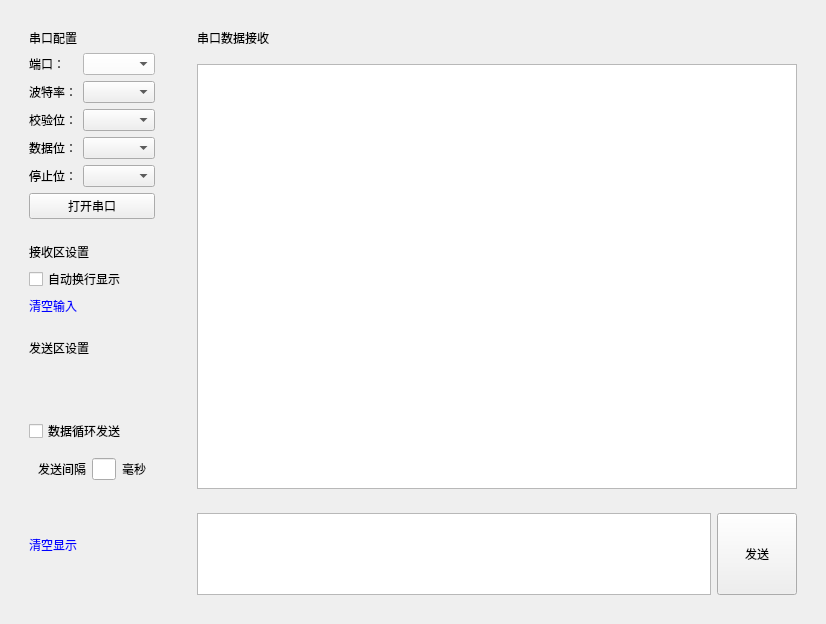
<?xml version="1.0" encoding="UTF-8"?>
<ui version="4.0">
 <class>SerialWidgt</class>
 <widget class="QWidget" name="SerialWidgt">
  <property name="geometry">
   <rect>
    <x>0</x>
    <y>0</y>
    <width>800</width>
    <height>600</height>
   </rect>
  </property>
  <property name="windowTitle">
   <string>Form</string>
  </property>
  <property name="autoFillBackground">
   <bool>false</bool>
  </property>
  <property name="styleSheet">
   <string notr="true"/>
  </property>
  <layout class="QHBoxLayout" name="horizontalLayout_2">
   <item>
    <widget class="QWidget" name="widget_11" native="true">
     <property name="maximumSize">
      <size>
       <width>300</width>
       <height>16777215</height>
      </size>
     </property>
     <layout class="QVBoxLayout" name="verticalLayout_9">
      <item>
       <widget class="QWidget" name="widget" native="true">
        <property name="maximumSize">
         <size>
          <width>16777215</width>
          <height>600</height>
         </size>
        </property>
        <layout class="QGridLayout" name="gridLayout">
         <item row="5" column="0">
          <widget class="QLabel" name="label_6">
           <property name="text">
            <string>停止位：</string>
           </property>
          </widget>
         </item>
         <item row="2" column="1">
          <widget class="QComboBox" name="comboBox_Baudrate"/>
         </item>
         <item row="3" column="1">
          <widget class="QComboBox" name="comboBox_Checkoutbit"/>
         </item>
         <item row="1" column="1">
          <widget class="QComboBox" name="comboBox_Port">
           <property name="styleSheet">
            <string notr="true">background-color: rgb(255, 255, 255);</string>
           </property>
          </widget>
         </item>
         <item row="3" column="0">
          <widget class="QLabel" name="label_4">
           <property name="text">
            <string>校验位：</string>
           </property>
          </widget>
         </item>
         <item row="4" column="0">
          <widget class="QLabel" name="label_5">
           <property name="text">
            <string>数据位：</string>
           </property>
          </widget>
         </item>
         <item row="0" column="0">
          <widget class="QLabel" name="label">
           <property name="text">
            <string>串口配置</string>
           </property>
          </widget>
         </item>
         <item row="1" column="0">
          <widget class="QLabel" name="label_2">
           <property name="text">
            <string>端口：</string>
           </property>
          </widget>
         </item>
         <item row="4" column="1">
          <widget class="QComboBox" name="comboBox_Databit"/>
         </item>
         <item row="2" column="0">
          <widget class="QLabel" name="label_3">
           <property name="text">
            <string>波特率：</string>
           </property>
          </widget>
         </item>
         <item row="5" column="1">
          <widget class="QComboBox" name="comboBox_Stopbit"/>
         </item>
         <item row="6" column="0" colspan="2">
          <widget class="QPushButton" name="pushButton_Serialopen">
           <property name="text">
            <string>打开串口</string>
           </property>
          </widget>
         </item>
        </layout>
       </widget>
      </item>
      <item>
       <widget class="QWidget" name="widget_2" native="true">
        <property name="maximumSize">
         <size>
          <width>16777215</width>
          <height>400</height>
         </size>
        </property>
        <layout class="QVBoxLayout" name="verticalLayout_2">
         <item>
          <widget class="QLabel" name="label_7">
           <property name="text">
            <string>接收区设置</string>
           </property>
          </widget>
         </item>
         <item>
          <widget class="QCheckBox" name="checkBox_serialShowNewline">
           <property name="text">
            <string>自动换行显示</string>
           </property>
          </widget>
         </item>
         <item>
          <widget class="QMyLabel" name="label_Sclearsend">
           <property name="styleSheet">
            <string notr="true">color: rgb(0, 0, 255);</string>
           </property>
           <property name="text">
            <string>清空输入</string>
           </property>
          </widget>
         </item>
        </layout>
       </widget>
      </item>
      <item>
       <widget class="QWidget" name="widget_3" native="true">
        <property name="maximumSize">
         <size>
          <width>16777215</width>
          <height>400</height>
         </size>
        </property>
        <layout class="QVBoxLayout" name="verticalLayout_3">
         <item>
          <widget class="QLabel" name="label_9">
           <property name="maximumSize">
            <size>
             <width>16777215</width>
             <height>100</height>
            </size>
           </property>
           <property name="text">
            <string>发送区设置</string>
           </property>
          </widget>
         </item>
         <item>
          <spacer name="verticalSpacer_2">
           <property name="orientation">
            <enum>Qt::Vertical</enum>
           </property>
           <property name="sizeType">
            <enum>QSizePolicy::Fixed</enum>
           </property>
           <property name="sizeHint" stdset="0">
            <size>
             <width>20</width>
             <height>56</height>
            </size>
           </property>
          </spacer>
         </item>
         <item>
          <widget class="QCheckBox" name="checkBox_serialSendCycle">
           <property name="text">
            <string>数据循环发送</string>
           </property>
          </widget>
         </item>
         <item>
          <widget class="QWidget" name="widget_14" native="true">
           <property name="sizePolicy">
            <sizepolicy hsizetype="Preferred" vsizetype="Preferred">
             <horstretch>100</horstretch>
             <verstretch>100</verstretch>
            </sizepolicy>
           </property>
           <property name="maximumSize">
            <size>
             <width>175</width>
             <height>16777215</height>
            </size>
           </property>
           <layout class="QHBoxLayout" name="horizontalLayout_4">
            <item>
             <widget class="QLabel" name="label_8">
              <property name="text">
               <string>发送间隔</string>
              </property>
             </widget>
            </item>
            <item>
             <widget class="QLineEdit" name="lineEdit_interal"/>
            </item>
            <item>
             <widget class="QLabel" name="label_10">
              <property name="text">
               <string>毫秒</string>
              </property>
             </widget>
            </item>
           </layout>
          </widget>
         </item>
         <item>
          <widget class="QMyLabel" name="label_Sclear">
           <property name="enabled">
            <bool>true</bool>
           </property>
           <property name="sizePolicy">
            <sizepolicy hsizetype="Preferred" vsizetype="Preferred">
             <horstretch>50</horstretch>
             <verstretch>130</verstretch>
            </sizepolicy>
           </property>
           <property name="minimumSize">
            <size>
             <width>0</width>
             <height>100</height>
            </size>
           </property>
           <property name="maximumSize">
            <size>
             <width>16777215</width>
             <height>200</height>
            </size>
           </property>
           <property name="styleSheet">
            <string notr="true">color: rgb(0, 0, 255);</string>
           </property>
           <property name="text">
            <string>清空显示</string>
           </property>
           <property name="textFormat">
            <enum>Qt::PlainText</enum>
           </property>
          </widget>
         </item>
        </layout>
       </widget>
      </item>
     </layout>
    </widget>
   </item>
   <item>
    <widget class="QWidget" name="widget_13" native="true">
     <layout class="QVBoxLayout" name="verticalLayout_11">
      <item>
       <widget class="QWidget" name="widget_4" native="true">
        <layout class="QVBoxLayout" name="verticalLayout">
         <item>
          <widget class="QLabel" name="label_11">
           <property name="text">
            <string>串口数据接收</string>
           </property>
          </widget>
         </item>
         <item>
          <spacer name="horizontalSpacer">
           <property name="orientation">
            <enum>Qt::Horizontal</enum>
           </property>
           <property name="sizeType">
            <enum>QSizePolicy::Fixed</enum>
           </property>
           <property name="sizeHint" stdset="0">
            <size>
             <width>600</width>
             <height>10</height>
            </size>
           </property>
          </spacer>
         </item>
         <item>
          <spacer name="horizontalSpacer_2">
           <property name="orientation">
            <enum>Qt::Horizontal</enum>
           </property>
           <property name="sizeType">
            <enum>QSizePolicy::Fixed</enum>
           </property>
           <property name="sizeHint" stdset="0">
            <size>
             <width>500</width>
             <height>1</height>
            </size>
           </property>
          </spacer>
         </item>
         <item>
          <widget class="QTextEdit" name="textEdit_Srec">
           <property name="styleSheet">
            <string notr="true"/>
           </property>
          </widget>
         </item>
        </layout>
       </widget>
      </item>
      <item>
       <widget class="QWidget" name="widget_5" native="true">
        <property name="maximumSize">
         <size>
          <width>16777215</width>
          <height>100</height>
         </size>
        </property>
        <layout class="QHBoxLayout" name="horizontalLayout">
         <item>
          <widget class="QTextEdit" name="textEdit_Ssend">
           <property name="styleSheet">
            <string notr="true"/>
           </property>
          </widget>
         </item>
         <item>
          <widget class="QPushButton" name="pushButton_Ssend">
           <property name="maximumSize">
            <size>
             <width>200</width>
             <height>200</height>
            </size>
           </property>
           <property name="text">
            <string>发送</string>
           </property>
          </widget>
         </item>
        </layout>
       </widget>
      </item>
     </layout>
    </widget>
   </item>
  </layout>
 </widget>
 <customwidgets>
  <customwidget>
   <class>QMyLabel</class>
   <extends>QLabel</extends>
   <header>qmylabel.h</header>
  </customwidget>
 </customwidgets>
 <resources/>
 <connections/>
</ui>
